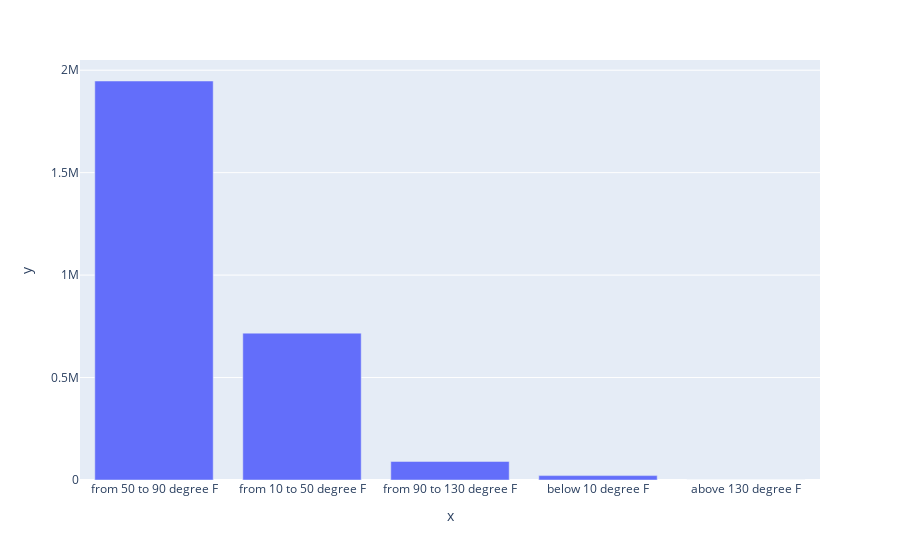

Notebook code for this chart:
### Code cell
px.bar(x=weather_dist["range_temp"],y=weather_dist["number_of_accidents"])

### Figure 1 — Plotly figure (JSON) as saved in the notebook; plotly's stock layout.template omitted (floating-point values rounded to 4 significant figures)
{"data": [{"alignmentgroup": "True", "hovertemplate": "x=%{x}<br>y=%{y}<extra></extra>", "legendgroup": "", "marker": {"color": "#636efa", "pattern": {"shape": ""}}, "name": "", "offsetgroup": "", "orientation": "v", "showlegend": false, "textposition": "auto", "type": "bar", "x": ["from 50 to 90 degree F", "from 10 to 50 degree F", "from 90 to 130 degree F", "below 10 degree F", "above 130 degree F"], "xaxis": "x", "y": [1947266, 716788, 90628, 21378, 8], "yaxis": "y"}], "layout": {"barmode": "relative", "legend": {"tracegroupgap": 0}, "margin": {"t": 60}, "xaxis": {"anchor": "y", "domain": [0, 1], "title": {"text": "x"}}, "yaxis": {"anchor": "x", "domain": [0, 1], "title": {"text": "y"}}}}
